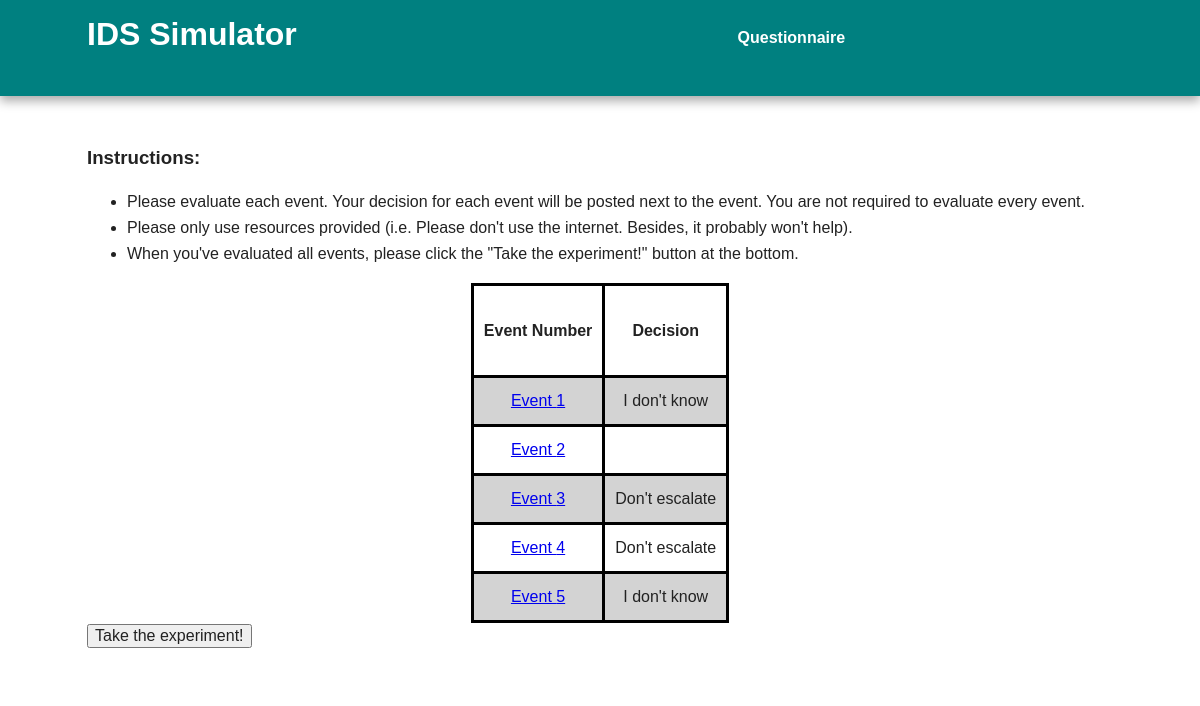
The app's page /training (signed in) with its own data.
### models.py (models this page shows)
class TrainingEvent(db.Model):
    id = db.Column(db.Integer, primary_key=True)
    should_escalate = db.Column(db.String(25))
    country_of_authentication1 = db.Column(db.String(25))
    number_successful_logins1 = db.Column(db.Integer)
    number_failed_logins1 = db.Column(db.Integer)
    source_provider1 = db.Column(db.String(50))
    country_of_authentication2 = db.Column(db.String(25))
    number_successful_logins2 = db.Column(db.Integer)
    number_failed_logins2 = db.Column(db.Integer)
    source_provider2 = db.Column(db.String(50))
    time_between_authentications = db.Column(db.Float)
    vpn_confidence = db.Column(db.String(5))

class TrainingEventDecision(db.Model):
    id = db.Column(db.Integer, primary_key=True)
    user = db.Column(db.String(50))
    event_id = db.Column(db.Integer)
    escalate = db.Column(db.String(15))
    confidence = db.Column(db.String(1))
    time_event_decision = db.Column(db.DateTime)
    def __repr__(self):
        return self.escalate

### crywolf.py (the view)
@app.route('/training', methods = ["GET", "POST"])
@login_required
def training():
    ids = [1,2,3,4,5]
    eventsList = []   #This will store an eventID and eventDecision tuple
    for id in ids:
        eventsList.append((models.TrainingEvent.query.get(id),
                          models.TrainingEventDecision.query.filter_by(user = current_user.username, event_id = id).
                            order_by(models.TrainingEventDecision.time_event_decision.desc()).first())
                         )
    user = models.User.query.filter_by(username = current_user.username).first()
    if request.method == "POST":
        local_user = db.session.merge(user)
        local_user.training_complete = True
        db.session.add(local_user)
        db.session.commit()
        return redirect(url_for('experiment'))
    return render_template('training.html', eventsList=eventsList)

### crywolf.py (called while the page is built)
@login_manager.user_loader
def load_user(user_id):
    return models.User.query.get(user_id)

### templates/training.html (shortened to what this page needs)
{% extends "base.html" %}
{% block content %}
    <div>
        <h3>Instructions:</h3>
        <ul>
            <li>Please evaluate each event. Your decision for each event will be posted next to the event. You are not required to evaluate every event.</li>
            <li>Please only use resources provided (i.e. Please don't use the internet. Besides, it probably won't help).</li>
            <li>When you've evaluated all events, please click the "Take the experiment!" button at the bottom.</li>
        </ul>
        <table align="center">
           <tr>
               <td><h4>Event Number</h4></td><td><h4>Decision</h4></td>
           </tr>
            {% for event, decision in eventsList %}
                <tr>
                    {% if event.id == 1 %}
                    <td><a href="{{ url_for('MoscowEventPage', eventId = event.id) }}"> Event {{ loop.index }}</a></td>
                    {% elif event.id == 2 %}
                    <td><a href="{{ url_for('BeijingEventPage', eventId = event.id) }}"> Event {{ loop.index }}</a></td>
                    {% else %}
                    <td><a href="{{ url_for('trainingEventPage', eventId = event.id) }}"> Event {{ loop.index }}</a></td>
                    {% endif %}
                    <td>{% if decision != None %}
                            {{ decision }}
                        {% endif %}
                    </td>
                </tr>
            {% endfor %}
        </table>
        <form action ="" onsubmit = "return confirm('Are you sure you\'re ready to begin the experiemnt? Click \'OK\' to continue.')" method="POST">
            <input type="submit" value="Take the experiment!">
        </form>
    </div>
{% endblock %}

### static/css/main.css (style rules this page uses)
html { color: #222; font-size: 1em; line-height: 1.4; }
body { font: 16px/26px Helvetica, Helvetica Neue, Arial; }

### templates/training.html (style rules this page uses)
table, th, td { border: 3px solid black; text-align: center; padding: 10px; }
tr:nth-child(even) { background-color: lightgrey; }

### records on screen
TrainingEvent: escalate "I don't know"
TrainingEvent: escalate "Don't escalate"
TrainingEvent: escalate "Don't escalate"
TrainingEvent: escalate "I don't know"
